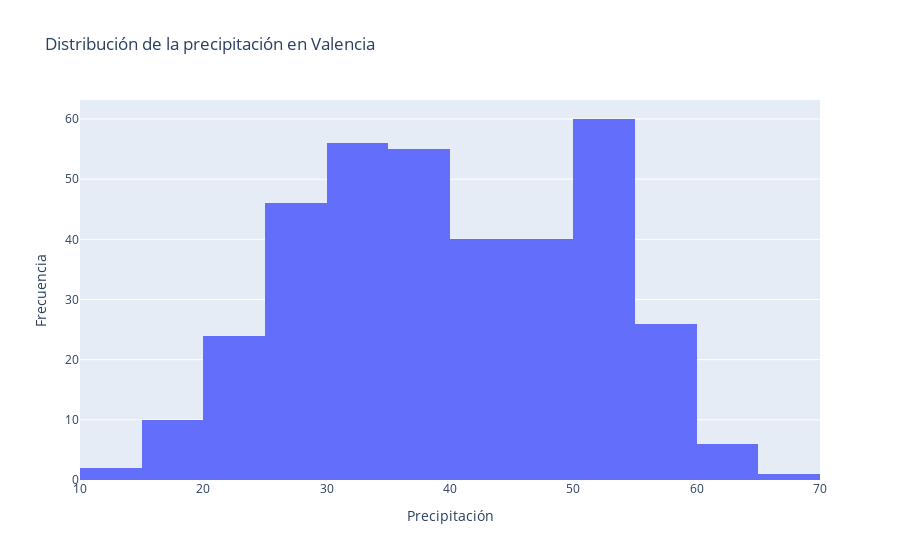

The notebook cell this image was saved under:
### Code cell
# Crear un histograma para mostrar la distribución de la precipitación a lo largo del año en esa ciudad.

fig = go.Figure()
fig.add_trace(
      go.Histogram(
          x = clima_valencia_df["Precipitación"],
          name = 'Lineas'
      ))

fig.update_layout(
    title = "Distribución de la precipitación en Valencia",
    yaxis_title = "Frecuencia",
    xaxis_title = "Precipitación"
)

fig.show()

### Figure 1 — Plotly figure (JSON) as saved in the notebook; plotly's stock layout.template omitted (floating-point values rounded to 4 significant figures; data arrays with more than 128 entries replaced by an {"elided": "..."} marker saying what was removed)
{"data": [{"name": "Lineas", "type": "histogram", "x": {"elided": "366 float values"}}], "layout": {"title": {"text": "Distribución de la precipitación en Valencia"}, "xaxis": {"title": {"text": "Precipitación"}}, "yaxis": {"title": {"text": "Frecuencia"}}}}
